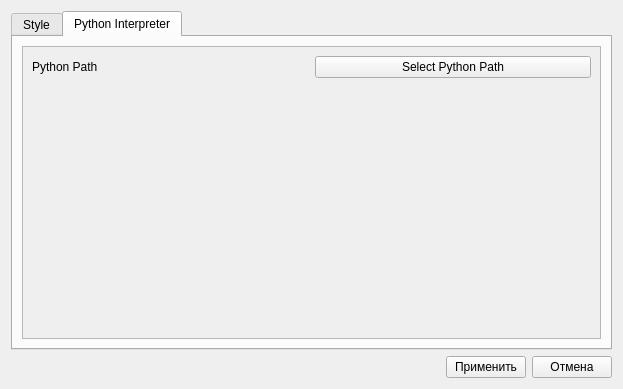
<?xml version="1.0" encoding="UTF-8"?>
<ui version="4.0">
 <class>Form</class>
 <widget class="QWidget" name="Form">
  <property name="windowModality">
   <enum>Qt::ApplicationModal</enum>
  </property>
  <property name="geometry">
   <rect>
    <x>0</x>
    <y>0</y>
    <width>623</width>
    <height>389</height>
   </rect>
  </property>
  <property name="windowTitle">
   <string>Settings</string>
  </property>
  <layout class="QVBoxLayout" name="verticalLayout">
   <item>
    <widget class="QTabWidget" name="tabWidget">
     <property name="tabPosition">
      <enum>QTabWidget::North</enum>
     </property>
     <property name="tabShape">
      <enum>QTabWidget::Rounded</enum>
     </property>
     <property name="currentIndex">
      <number>1</number>
     </property>
     <widget class="QWidget" name="styleTab">
      <attribute name="title">
       <string>Style</string>
      </attribute>
      <layout class="QVBoxLayout" name="verticalLayout_2">
       <item>
        <widget class="QScrollArea" name="scrollArea">
         <property name="widgetResizable">
          <bool>true</bool>
         </property>
         <widget class="QWidget" name="scrollAreaWidgetContents">
          <property name="geometry">
           <rect>
            <x>0</x>
            <y>0</y>
            <width>579</width>
            <height>294</height>
           </rect>
          </property>
          <layout class="QVBoxLayout" name="verticalLayout_4">
           <item>
            <layout class="QHBoxLayout" name="horizontalLayout_2">
             <item>
              <widget class="QLabel" name="label">
               <property name="text">
                <string>Style</string>
               </property>
              </widget>
             </item>
             <item>
              <widget class="Line" name="line">
               <property name="orientation">
                <enum>Qt::Vertical</enum>
               </property>
              </widget>
             </item>
             <item>
              <widget class="QComboBox" name="styleList"/>
             </item>
            </layout>
           </item>
           <item>
            <layout class="QHBoxLayout" name="horizontalLayout_3">
             <item>
              <widget class="QLabel" name="label_2">
               <property name="text">
                <string>Font Code</string>
               </property>
              </widget>
             </item>
             <item>
              <widget class="Line" name="line_2">
               <property name="orientation">
                <enum>Qt::Vertical</enum>
               </property>
              </widget>
             </item>
             <item>
              <widget class="QFontComboBox" name="fontList">
               <property name="font">
                <font>
                 <family>Gadugi</family>
                 <weight>50</weight>
                 <bold>false</bold>
                </font>
               </property>
              </widget>
             </item>
            </layout>
           </item>
           <item>
            <spacer name="verticalSpacer">
             <property name="orientation">
              <enum>Qt::Vertical</enum>
             </property>
             <property name="sizeHint" stdset="0">
              <size>
               <width>20</width>
               <height>40</height>
              </size>
             </property>
            </spacer>
           </item>
          </layout>
         </widget>
        </widget>
       </item>
      </layout>
     </widget>
     <widget class="QWidget" name="PythonInterpreterTab">
      <attribute name="title">
       <string>Python Interpreter</string>
      </attribute>
      <layout class="QVBoxLayout" name="verticalLayout_3">
       <item>
        <widget class="QScrollArea" name="scrollArea_2">
         <property name="widgetResizable">
          <bool>true</bool>
         </property>
         <widget class="QWidget" name="scrollAreaWidgetContents_2">
          <property name="geometry">
           <rect>
            <x>0</x>
            <y>0</y>
            <width>579</width>
            <height>294</height>
           </rect>
          </property>
          <layout class="QVBoxLayout" name="verticalLayout_5">
           <item>
            <layout class="QHBoxLayout" name="horizontalLayout_4">
             <item>
              <widget class="QLabel" name="label_3">
               <property name="text">
                <string>Python Path</string>
               </property>
              </widget>
             </item>
             <item>
              <widget class="QPushButton" name="pythonPath">
               <property name="text">
                <string>Select Python Path</string>
               </property>
              </widget>
             </item>
            </layout>
           </item>
           <item>
            <spacer name="verticalSpacer_2">
             <property name="orientation">
              <enum>Qt::Vertical</enum>
             </property>
             <property name="sizeHint" stdset="0">
              <size>
               <width>20</width>
               <height>40</height>
              </size>
             </property>
            </spacer>
           </item>
          </layout>
         </widget>
        </widget>
       </item>
      </layout>
     </widget>
    </widget>
   </item>
   <item>
    <layout class="QHBoxLayout" name="horizontalLayout">
     <item>
      <spacer name="horizontalSpacer">
       <property name="orientation">
        <enum>Qt::Horizontal</enum>
       </property>
       <property name="sizeHint" stdset="0">
        <size>
         <width>40</width>
         <height>20</height>
        </size>
       </property>
      </spacer>
     </item>
     <item>
      <widget class="QPushButton" name="applyButton">
       <property name="text">
        <string>Применить</string>
       </property>
      </widget>
     </item>
     <item>
      <widget class="QPushButton" name="canselButton">
       <property name="text">
        <string>Отмена</string>
       </property>
      </widget>
     </item>
    </layout>
   </item>
  </layout>
 </widget>
 <resources/>
 <connections/>
</ui>
